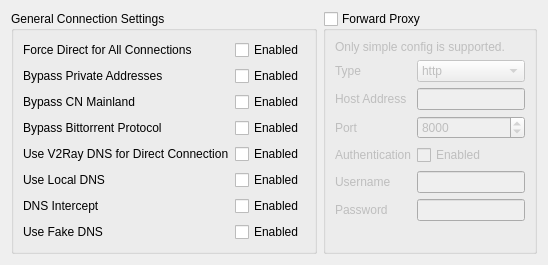
     <widget class="QWidget" name="connectionSettingsPage">
      <attribute name="title">
       <string>Connection Settings</string>
      </attribute>
      <layout class="QHBoxLayout" name="horizontalLayout_11" stretch="1,1">
       <item>
        <widget class="QGroupBox" name="groupBox">
         <property name="title">
          <string>General Connection Settings</string>
         </property>
         <layout class="QFormLayout" name="formLayout">
          <item row="0" column="0">
           <widget class="QLabel" name="label_16">
            <property name="text">
             <string>Force Direct for All Connections</string>
            </property>
            <property name="textFormat">
             <enum>Qt::PlainText</enum>
            </property>
           </widget>
          </item>
          <item row="0" column="1">
           <widget class="QCheckBox" name="proxyDefaultCb">
            <property name="text">
             <string>Enabled</string>
            </property>
           </widget>
          </item>
          <item row="2" column="0">
           <widget class="QLabel" name="label_17">
            <property name="text">
             <string>Bypass CN Mainland</string>
            </property>
            <property name="textFormat">
             <enum>Qt::PlainText</enum>
            </property>
           </widget>
          </item>
          <item row="2" column="1">
           <widget class="QCheckBox" name="bypassCNCb">
            <property name="text">
             <string>Enabled</string>
            </property>
           </widget>
          </item>
          <item row="3" column="0">
           <widget class="QLabel" name="label_76">
            <property name="text">
             <string>Bypass Bittorrent Protocol</string>
            </property>
            <property name="textFormat">
             <enum>Qt::PlainText</enum>
            </property>
           </widget>
          </item>
          <item row="3" column="1">
           <widget class="QCheckBox" name="bypassBTCb">
            <property name="text">
             <string>Enabled</string>
            </property>
           </widget>
          </item>
          <item row="4" column="0">
           <widget class="QLabel" name="label_75">
            <property name="text">
             <string>Use V2Ray DNS for Direct Connection</string>
            </property>
            <property name="textFormat">
             <enum>Qt::PlainText</enum>
            </property>
           </widget>
          </item>
          <item row="4" column="1">
           <widget class="QCheckBox" name="DnsFreedomCb">
            <property name="text">
             <string>Enabled</string>
            </property>
           </widget>
          </item>
          <item row="5" column="0">
           <widget class="QLabel" name="label_18">
            <property name="text">
             <string>Use Local DNS</string>
            </property>
            <property name="textFormat">
             <enum>Qt::PlainText</enum>
            </property>
           </widget>
          </item>
          <item row="5" column="1">
           <widget class="QCheckBox" name="localDNSCb">
            <property name="text">
             <string>Enabled</string>
            </property>
           </widget>
          </item>
          <item row="6" column="0">
           <widget class="QLabel" name="label_39">
            <property name="text">
             <string>DNS Intercept</string>
            </property>
            <property name="textFormat">
             <enum>Qt::PlainText</enum>
            </property>
           </widget>
          </item>
          <item row="6" column="1">
           <widget class="QCheckBox" name="dnsIntercept">
            <property name="text">
             <string>Enabled</string>
            </property>
           </widget>
          </item>
          <item row="1" column="1">
           <widget class="QCheckBox" name="bypassPrivateCb">
            <property name="text">
             <string>Enabled</string>
            </property>
           </widget>
          </item>
          <item row="1" column="0">
           <widget class="QLabel" name="label_41">
            <property name="text">
             <string>Bypass Private Addresses</string>
            </property>
           </widget>
          </item>
          <item row="7" column="0">
           <widget class="QLabel" name="label_42">
            <property name="text">
             <string>Use Fake DNS</string>
            </property>
            <property name="textFormat">
             <enum>Qt::PlainText</enum>
            </property>
           </widget>
          </item>
          <item row="7" column="1">
           <widget class="QCheckBox" name="fakeDNSCb">
            <property name="text">
             <string>Enabled</string>
            </property>
           </widget>
          </item>
         </layout>
        </widget>
       </item>
       <item>
        <widget class="QGroupBox" name="fpGroupBox">
         <property name="title">
          <string>Forward Proxy</string>
         </property>
         <property name="checkable">
          <bool>true</bool>
         </property>
         <property name="checked">
          <bool>false</bool>
         </property>
         <layout class="QFormLayout" name="formLayout_8">
          <item row="0" column="0" colspan="2">
           <widget class="QLabel" name="label_65">
            <property name="text">
             <string>Only simple config is supported.</string>
            </property>
            <property name="textFormat">
             <enum>Qt::PlainText</enum>
            </property>
           </widget>
          </item>
          <item row="1" column="0">
           <widget class="QLabel" name="label_49">
            <property name="text">
             <string>Type</string>
            </property>
            <property name="textFormat">
             <enum>Qt::PlainText</enum>
            </property>
           </widget>
          </item>
          <item row="1" column="1">
           <widget class="QComboBox" name="fpTypeCombo">
            <item>
             <property name="text">
              <string notr="true">http</string>
             </property>
            </item>
            <item>
             <property name="text">
              <string notr="true">socks</string>
             </property>
            </item>
           </widget>
          </item>
          <item row="2" column="0">
           <widget class="QLabel" name="label_50">
            <property name="text">
             <string>Host Address</string>
            </property>
            <property name="textFormat">
             <enum>Qt::PlainText</enum>
            </property>
           </widget>
          </item>
          <item row="2" column="1">
           <widget class="QLineEdit" name="fpAddressTx"/>
          </item>
          <item row="3" column="0">
           <widget class="QLabel" name="label_51">
            <property name="text">
             <string>Port</string>
            </property>
            <property name="textFormat">
             <enum>Qt::PlainText</enum>
            </property>
           </widget>
          </item>
          <item row="3" column="1">
           <widget class="QSpinBox" name="fpPortSB">
            <property name="minimum">
             <number>1</number>
            </property>
            <property name="maximum">
             <number>65535</number>
            </property>
            <property name="value">
             <number>8000</number>
            </property>
           </widget>
          </item>
          <item row="4" column="0">
           <widget class="QLabel" name="label_54">
            <property name="text">
             <string>Authentication</string>
            </property>
            <property name="textFormat">
             <enum>Qt::PlainText</enum>
            </property>
           </widget>
          </item>
          <item row="4" column="1">
           <widget class="QCheckBox" name="fpUseAuthCB">
            <property name="text">
             <string>Enabled</string>
            </property>
           </widget>
          </item>
          <item row="5" column="0">
           <widget class="QLabel" name="label_52">
            <property name="text">
             <string>Username</string>
            </property>
            <property name="textFormat">
             <enum>Qt::PlainText</enum>
            </property>
           </widget>
          </item>
          <item row="5" column="1">
           <widget class="QLineEdit" name="fpUsernameTx"/>
          </item>
          <item row="6" column="0">
           <widget class="QLabel" name="label_53">
            <property name="text">
             <string>Password</string>
            </property>
            <property name="textFormat">
             <enum>Qt::PlainText</enum>
            </property>
           </widget>
          </item>
          <item row="6" column="1">
           <widget class="QLineEdit" name="fpPasswordTx"/>
          </item>
         </layout>
        </widget>
       </item>
      </layout>
     </widget>
